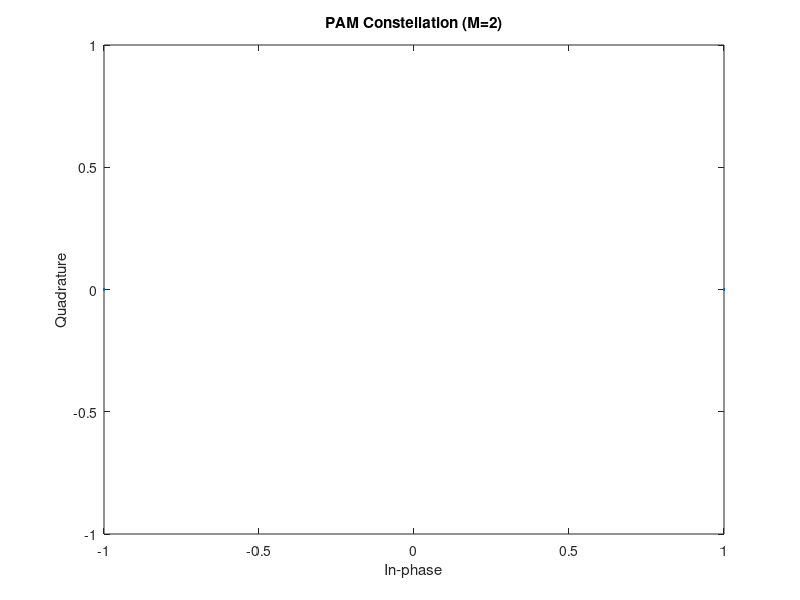
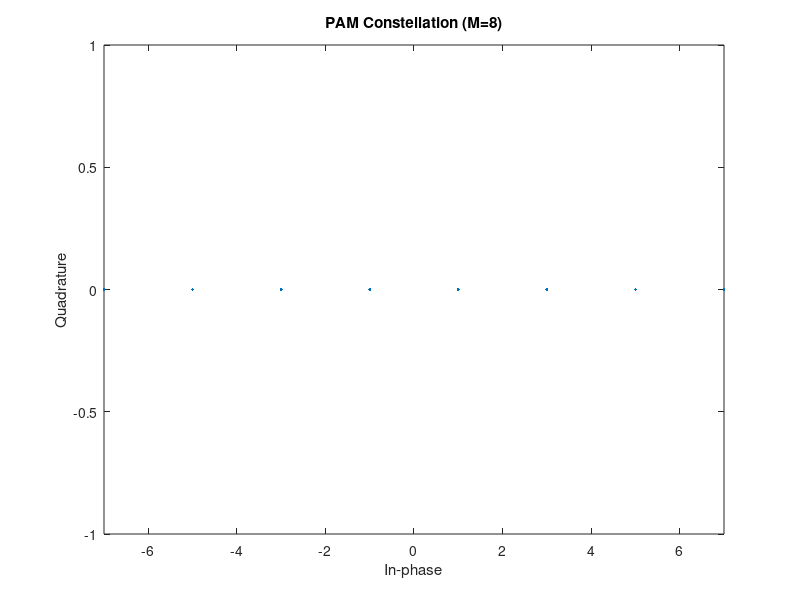

These figures' MATLAB source, in order: (Note: this script raises an error after producing the figures.)
%%Digital Modulation & Demodulation
%% Hendrick Ambroise

%Create 10,000 input data with a random distribution
k = 1;
M = 2^k;
N = [10000, 1];
i_data = randi(0:M-1,N);
%Modulate and demodulate 
tx_sig = pammod(i_data, M);
o_data = pamdemod(tx_sig, M);
errors = sum(i_data ~= o_data);
fprintf('Number of errors with PAM (M=2): %i\n', errors);
%Plot constellation
figure;
scatterplot(tx_sig);
title("PAM Constellation (M=2)")
saveas(gcf, 'pamconstellationm2.fig');
%% Repeat with k=3 and M=8
k = 3;
M = 8;
N = [10000*k 1];
i_data = randi([0 M-1], N);
%Modulate and demodulate 
tx_sig = pammod(i_data, M);
o_data = pamdemod(tx_sig, M);
errors = sum(i_data ~= o_data);
fprintf('Number of errors with PAM (M=8): %i\n', errors);
%Plot constellation
figure;
scatterplot(tx_sig);
title("PAM Constellation (M=8)")
saveas(gcf, 'pamconstellationm8.fig');
%% Repeat it for QAM
k = 3;
M = 8;
N = [10000*k 1];
i_data = randi([0 1], N);
%Modulate and demodulate 
tx_sig = qammod(i_data, M, InputType="bit", UnitAveragePower=true,PlotConstellation=true);
o_data = qamdemod(tx_sig, M);
fprintf('Number of errors with QAM (M=8): %i\n', errors);
%Plot constellation
figure;
scatterplot(tx_sig);
title("QAM Constellation (M=8)")
saveas(gcf, 'qamconstellationm8.fig');
%% Repeat it for 64-QAM
k = 3;
M = 64;
N = [10000*k 1];
i_data = randi([0 1], N);
%Modulate and demodulate 
tx_sig = qammod(i_data, M, InputType="bit", UnitAveragePower=true, PlotConstellation=true);
o_data = qamdemod(tx_sig, M);
fprintf('Number of errors with QAM (M=64): %i\n', errors);
%Plot constellation
figure;
scatterplot(tx_sig);
title("QAM Constellation (M=64)")
saveas(gcf, 'qamconstellationm64.fig');
%% Repeat it for 8-PSK
k = 3;
M = 8;
N = [10000*k 1];
i_data = randi([0 M-1], N);
%Modulate and demodulate 
tx_sig = pskmod(i_data, M);
o_data = pskdemod(tx_sig, M);
errors = sum(i_data ~= o_data);
fprintf('Number of errors with PSK (M=8): %i\n', errors);
%Plot constellation
figure;
scatterplot(tx_sig);
title("8-PSK Constellation (M=8)")
saveas(gcf, '8pskconstellationm8.fig');
%% Modulate 64-QAM with gray coding, demodulate with binary coding
tx_sig = qammod(i_data, M, "gray");
o_data = qamdemod(tx_sig, M);
errors = sum(i_data ~= o_data);
fprintf('Number of errors with 64-QAM (Gray mod, Binary demod): %i\n', errors);
%Demodulate with Gray coding
o_data_gray = qamdemod(tx_sig, M, "gray");
errors_gray = sum(i_data ~= o_data);
fprintf('Number of errors with 64-QAM (Gray demod): %i\n', errors_gray);
%% Add AWGN with SNR=20 dB for 64-QAM
k = 3;
M = 64;
N = [10000*k 1];
i_data = randi([0 1], N);
tx_sig = qammod(i_data, M, InputType="bit", UnitAveragePower=true, PlotConstellation=true);
SNR = 20;
rx_sig = awgn(tx_sig, SNR);
fprintf('Number of errors with 64-QAM and SNR=20 dB: %i\n', errors);
figure;
scatterplot(rx_sig);
title("Received Constellation (64-QAM, SNR=20 dB)")
saveas(gcf, 'qamsnrreceivedconstellation20db.fig');
%% Add AWGN with SNR=20 dB for 8-PSK
k = 3;
M = 8;
N = [10000*k 1];
i_data = randi([0 1], N);
tx_sig = pskmod(i_data, M);
SNR = 20;
rx_sig = awgn(tx_sig, SNR);
o_data = pskdemod(rx_sig, M);
errors = sum(i_data ~= o_data);
fprintf('Number of errors with 8-PSK and SNR=20 dB: %i\n', errors);
figure;
scatterplot(rx_sig);
title("Received Constellation (8-PSK, SNR=20 dB)")
saveas(gcf, 'psksnrreceivedconstellation20db.fig');
%% Add AWGN with SNR=12 dB for 64-QAM
k = 3;
M = 64;
N = [10000*k 1];
i_data = randi([0 1], N);
tx_sig = qammod(i_data, M, InputType="bit", UnitAveragePower=true, PlotConstellation=true);
SNR = 12;
rx_sig = awgn(tx_sig, SNR);
fprintf('Number of errors with 64-QAM and SNR=12 dB: %i\n', errors);
figure;
scatterplot(rx_sig);
title("Received Constellation (64-QAM, SNR=12 dB)")
saveas(gcf, 'qamsnrreceivedconstellation12db.fig');
%% Create 8-PSK waveform and add AWGN as an impairment at 12 dB SNR
k = 3;
M = 8;
N = [10000*k 1];
i_data = randi([0 1], N);
tx_sig = pskmod(i_data, M);
SNR = 12;
rx_sig = awgn(tx_sig, SNR);
o_data = pskdemod(rx_sig, M);
fprintf('Number of errors with 8-PSK and SNR=12 dB: %i\n', errors);
figure;
scatterplot(rx_sig);
title("Received Constellation (8-PSK, SNR=12 dB)")
saveas(gcf, 'psksnrreceivedconstellation12db.fig');